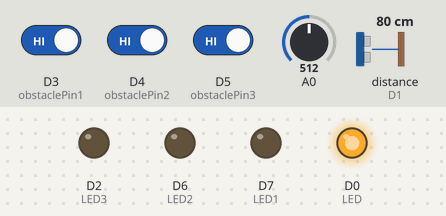
A sketch run on a simulated ESP8266 (NodeMCU). Shown: output pins drawn as LEDs (lit = HIGH). Wiring (inferred from the names in the program): ultrasonic range finder: trigger D8; echo D1. The test bench sets the inputs (shaded band); at power-on: D3 (obstaclePin1) HIGH, D4 (obstaclePin2) HIGH, A0 = 512, D5 (obstaclePin3) HIGH, distance to the obstacle (sensor on D1) 80 cm. The echo pulse lasts 58.3 µs per cm; WiFi joins after 1.5 s; servers stay silent unless stated; the Firebase database answers and starts empty; pins used as bus, display or sensor lines are not drawn; what the sketch prints to the serial monitor is not drawn.

Above: at 2.7 s.
2.8 s: D3 (obstaclePin1) driven LOW
At 12.46 s:
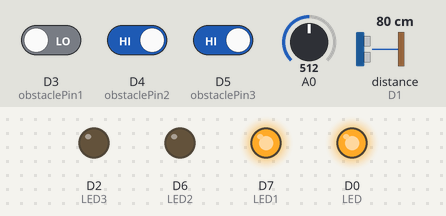
14.1 s: D4 (obstaclePin2) driven LOW
At 22.7 s:
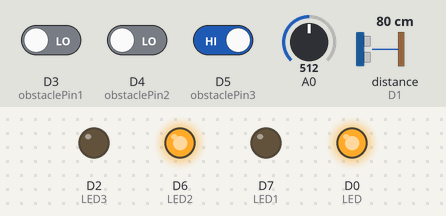
23.9 s: A0 set to 986
33.2 s: A0 set to 1016
At 42.9 s:
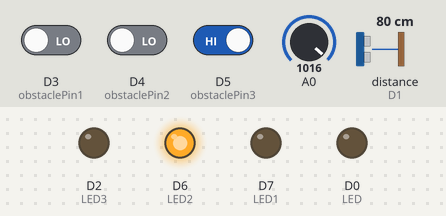
43.4 s: D4 (obstaclePin2) driven HIGH
At 52.5 s:
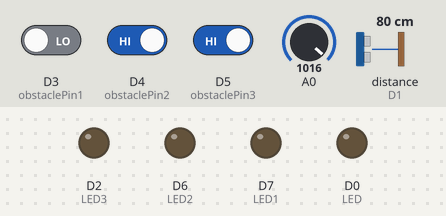
Timing chart, 0 to 63.0 s (numbered marks = the images above; inputs shaded):
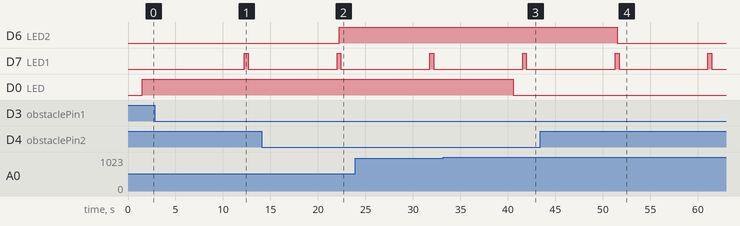

The sketch:

integrated_code.ino
```cpp
#include <ESP8266WiFi.h>   //ESP8266 header file
#include <FirebaseArduino.h>//Firebase header file

// Set these to run example.
/*
    firebase authentication
 */
#define FIREBASE_HOST "example.firebaseio.com"
#define FIREBASE_AUTH "token_or_secret"
/*
    wifi authentication
 */
#define WIFI_SSID "POCOPHONE"
#define WIFI_PASSWORD "12345678"


/*
    regarding LDR
 */
int a;
int LED=D0;
/*
    regarding for three ir
 */
int LED1=D7; //To display regarding gas knob
int LED2=D6;//To display regarding door open and close
int LED3=D2;//To display..
int obstaclePin1=D3; //Signal from the IR sensor arrives on D3
int obstaclePin2=D4;//Signal from the IR sensor arrives on D4
int obstaclePin3=D5;//Signal from the PIR sensor arrives on D5
/*
    regarding ultrasonic sensor
 */
 int echoPin = D1; //Obtain the time of echo from the ultrasonic sensor
int triggerPin =D8; //Triggers the ultrasonic sensor

void setup() {
  // put your setup code here, to run once:
  /*
   * for  ldr
   */
  pinMode(D0,OUTPUT);
  pinMode(A0,INPUT);
  /*
    for led regarding three ir
   */
  pinMode(LED1,OUTPUT);
  pinMode(LED2,OUTPUT);
  pinMode(LED3,OUTPUT);
  pinMode(obstaclePin1,INPUT);
  pinMode(obstaclePin2,INPUT);
  pinMode(obstaclePin3,INPUT);
  /*
      regarding ultrasonic sensor
   */
  pinMode(triggerPin , OUTPUT);
  pinMode(echoPin , INPUT);
  Serial.begin(115200);


  // connect to wifi.
  WiFi.begin(WIFI_SSID, WIFI_PASSWORD);
  Serial.print("connecting");
  while (WiFi.status() != WL_CONNECTED) {
    Serial.print(".");
    delay(500);
  }
  Serial.println();
  Serial.print("connected: ");
  Serial.println(WiFi.localIP());

  Firebase.begin(FIREBASE_HOST, FIREBASE_AUTH);
}
int n=0;
void loop() {
  // put your main code here, to run repeatedly:
  /*
      for ldr
   */
   a=analogRead(A0);
 if(a<1000)
 {
  digitalWrite(LED,1);
 }
 else
 {
  digitalWrite(LED,0);
 }

 delay(1000);

 /*
    for  three ir
  */
  int hasObstacle1=digitalRead(obstaclePin1);//Read if the output of the IR sensor is HIGH or LOW for gas knob
  int hasObstacle2=digitalRead(obstaclePin2);//Read if the output of the IR sensor is HIGH or LOW for door
  int hasObstacle3=digitalRead(obstaclePin3);//Read if the output of the PIR sensor is HIGH or LOW for

  if (hasObstacle1==0) //The IR sensor used is ACTIVE LOW hence when obstacle is detected, hasObstacle = 0
  {
  Serial.println("gas knob is closed");
  digitalWrite(LED1,1);
  }

  else
  {
    Serial.println("gas knob is opened");
    digitalWrite(LED1,0);

  }
  delay(200);
  if(hasObstacle2==0)
  {
    Serial.println("door is closed");
    digitalWrite(LED2,1);
  }
  else
  {
    Serial.println("door is open");
    digitalWrite(LED2,0);
  }
  delay(200);
  if(hasObstacle3==0)
  {
    Serial.println("Intruder is coming");
    digitalWrite(LED1,1);
  }
  else
  {
    Serial.println("intruder is not coming");
    digitalWrite(LED1,0);

  }
  delay(200);
  /*
        regarding ultrasonic sensor
   */
  digitalWrite(triggerPin, LOW); //Initially make sure no trigger is provided
  delay(2);
  digitalWrite(triggerPin,HIGH); //Pulse is provided for 10ms to trigger the ultrasonic sensor
  delayMicroseconds(10);
  digitalWrite(triggerPin, LOW);
  float time = pulseIn(echoPin, HIGH); //Receive the time of echo from the ultrasonic sensor
  float distance = 0.017*time; //Assuming speed of sound is 340m/s
  Serial.print("Distance = ");
  Serial.println(distance);
  if(distance<=50)
  {
    Serial.println("Garage is open");
  }
  else
  {
    Serial.println("Garage is close");
  }
  delay(100);

  /*
      Firebase coding as well as wifi
   */
   Firebase.setFloat("number", 42.0);
  // handle error
  if (Firebase.failed()) {
      Serial.print("setting /number failed:");
      Serial.println(Firebase.error());
      return;
  }
  delay(1000);

  // update value
  Firebase.setFloat("number", 43.0);
  // handle error
  if (Firebase.failed()) {
      Serial.print("setting /number failed:");
      Serial.println(Firebase.error());
      return;
  }
  delay(1000);

  // get value
  Serial.print("number: ");
  Serial.println(Firebase.getFloat("number"));
  delay(1000);

  // remove value
  Firebase.remove("number");
  delay(1000);

  // set string value
  Firebase.setString("message", "hello world");
  // handle error
  if (Firebase.failed()) {
      Serial.print("setting /message failed:");
      Serial.println(Firebase.error());
      return;
  }
  delay(1000);

  // set bool value
  Firebase.setBool("truth", false);
  // handle error
  if (Firebase.failed()) {
      Serial.print("setting /truth failed:");
      Serial.println(Firebase.error());
      return;
  }
  delay(1000);

  // append a new value to /logs
  String name = Firebase.pushInt("logs", n++);
  // handle error
  if (Firebase.failed()) {
      Serial.print("pushing /logs failed:");
      Serial.println(Firebase.error());
      return;
  }
  Serial.print("pushed: /logs/");
  Serial.println(name);
  delay(1000);
}
```

Measured:
- the behaviour switches between 999 and 1000 on A0 (found by bisection; images 2 and 3)
- after the input at 2.8 s, D7 (LED1): LOW → HIGH after 9.5 s, → LOW 0.40 s later
- after the input at 14.1 s, D6 (LED2): LOW → HIGH after 8.1 s
- after the input at 33.2 s, D0 (LED): HIGH → LOW after 7.3 s
- after the input at 43.4 s, D6 (LED2): HIGH → LOW after 8.1 s
